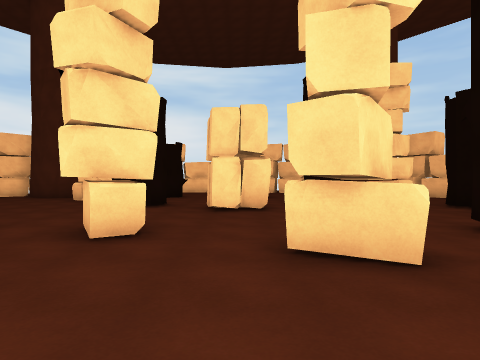
View 1 (above)

23 first-person views from a walk through a 3-D level made in the Unity game engine. The camera is 1.4 m above the floor, looks level and sees 75° across. The floor is counted in squares, 2 m on a side. Each view is taken from the middle of a square. On the plan, view 1 faces up. The plan holds only what a view shows up to about 10 squares ahead; the rest is blank. The place goes on beyond the plan. The player character is not drawn. Some animated figures are not drawn.

View 2
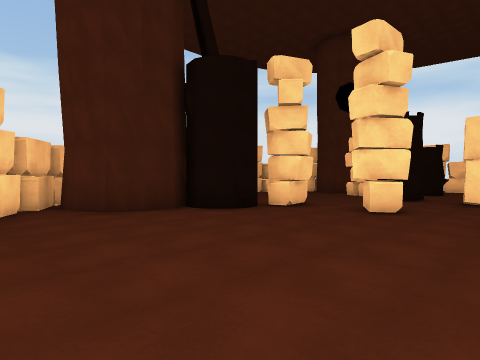

View 3
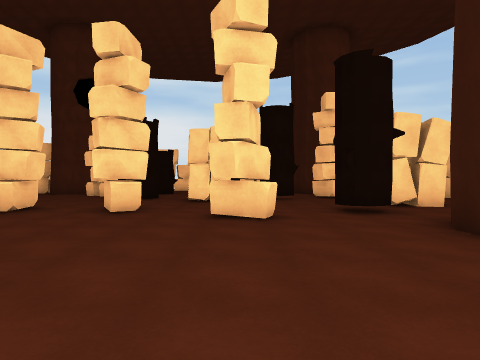

View 4
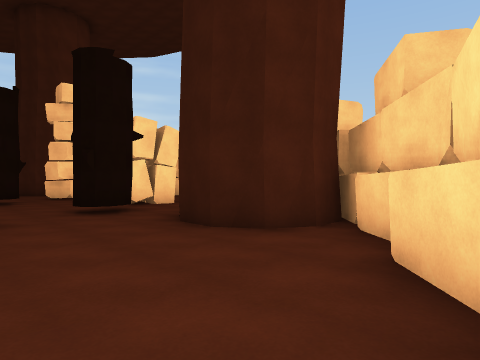

View 5
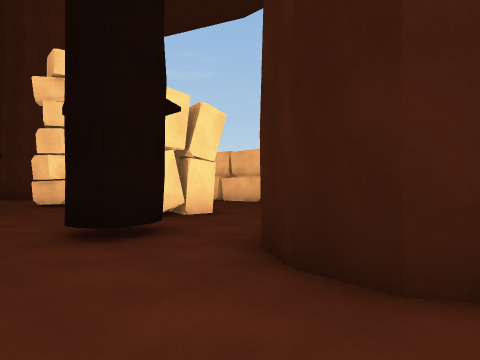

View 6
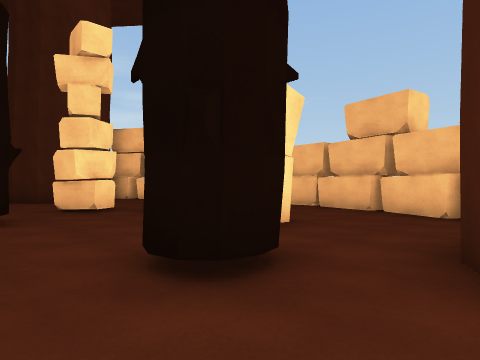

View 7
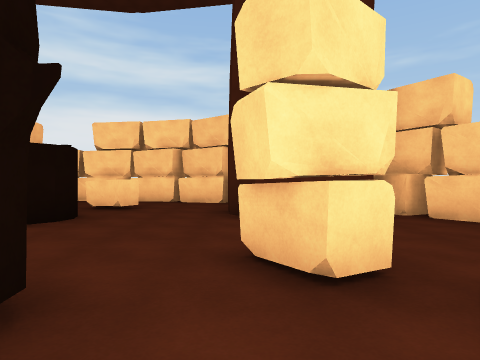

View 8
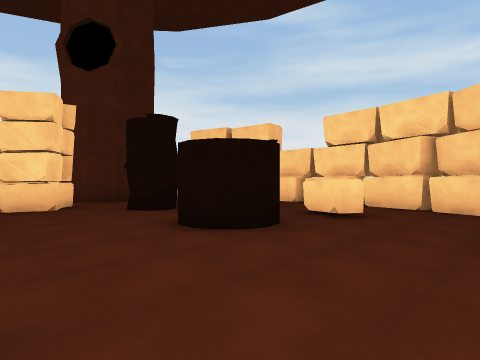

View 9
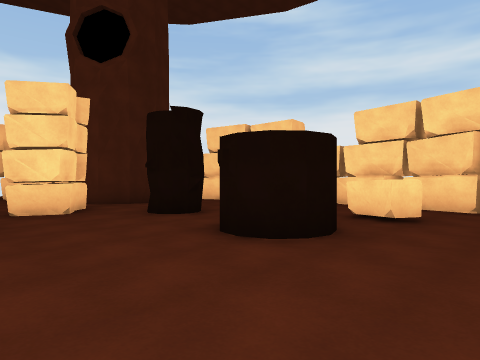

View 10
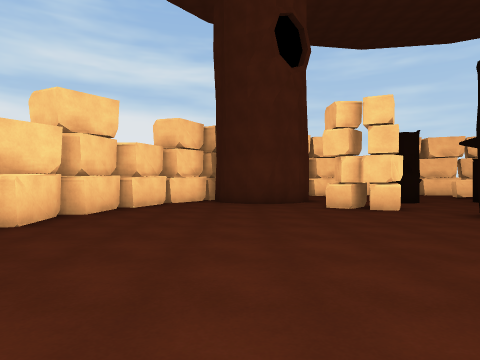

View 11
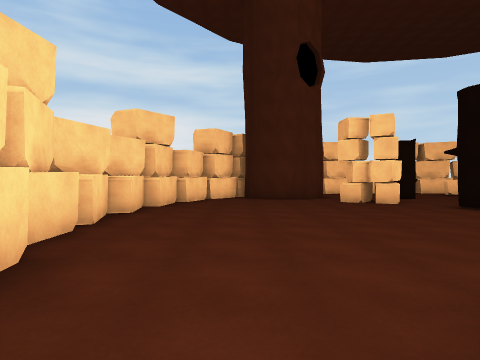

View 12
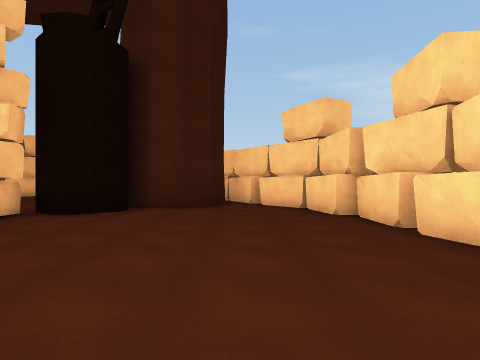

View 13
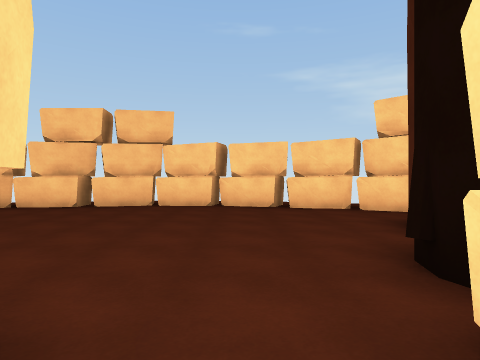

View 14
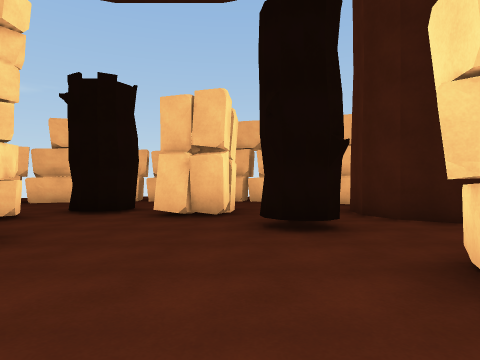

View 15
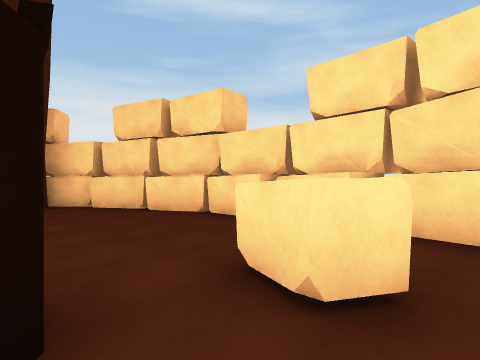

View 16
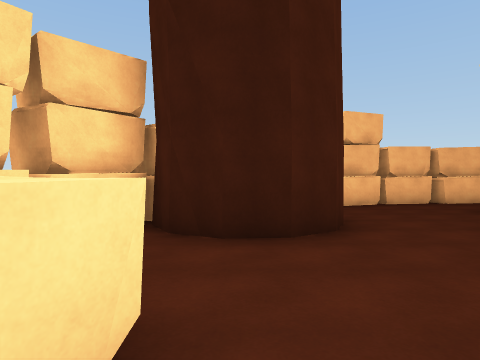

View 17
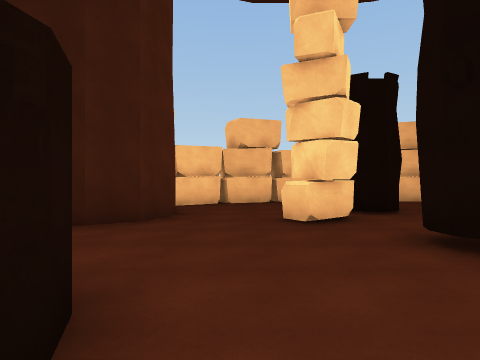

View 18
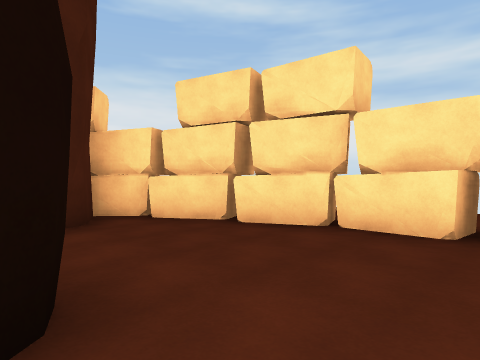

View 19
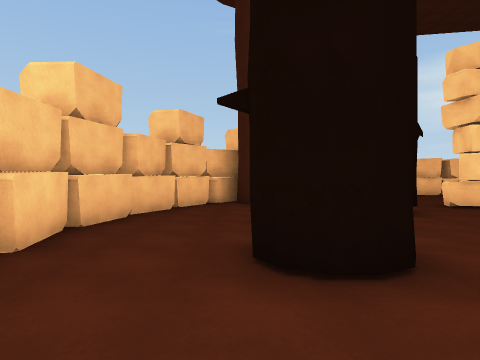

View 20
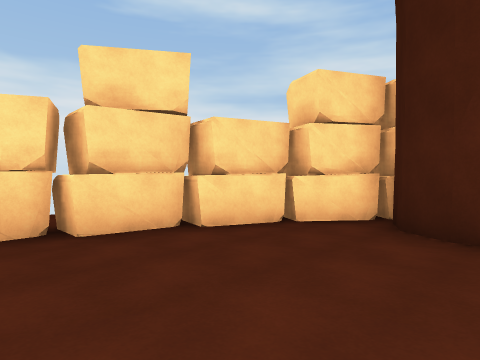

View 21
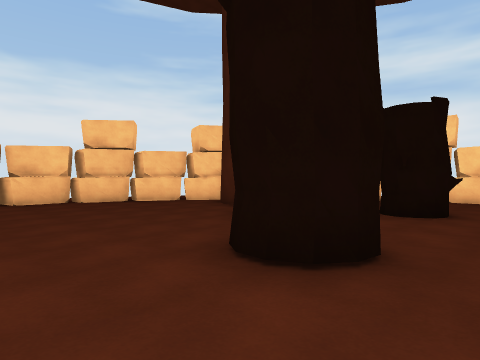

View 22
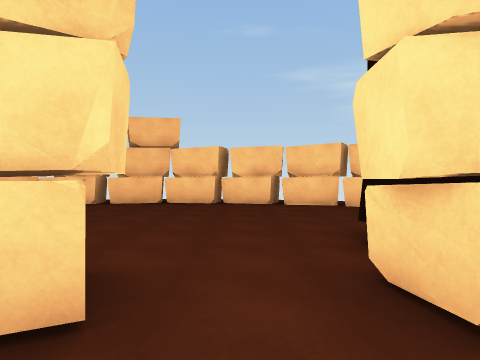

View 23
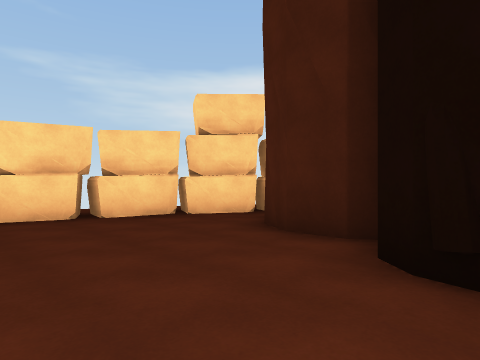

### Floor plan
Key: @ floor where view 1 was taken; # wall or solid block; . floor; = window, fence, low wall or low ledge; ^ raised ledge.
Columns run from 12 left of view 1 to 10 right of it. Each row starts with its distance up from view 1.
 18        ########
 17      ####.....###
 16      ##.........##
 15     ##......=^...#
 14   #####.........#####
 13  ##.###..#..##..###.#
 12  #..........#.......##
 11 ##.....##............#
 10 ##..............#=...##
  9 #........#.......#....#
  8 #........#..#.#...#...#
  7 #...........#.........#
  6 #................##...#
  5 #.........=..........##
  4 #......==.==....#....#
  3 ##.... #.....=.......#
  2  #..####.........##.##
  1  ##.###.........#####
  0   #####.....@....###
 -1    ##.............#
 -2     ##..........###
 -3      ####.....###
 -4         #######

Positions as (right, up) in squares from view 1, and headings:
1: (0, 0), facing up
2: (1, -3), facing up-left
3: (1, -3), facing up
4: (1, -3), facing up-right
5: (2, 0), facing up-right
6: (2, 2), facing up-right
7: (4, 7), facing up
8: (4, 9), facing up-left
9: (3, 9), facing up-left
10: (-8, 3), facing up
11: (-9, 1), facing up
12: (-9, 10), facing down
13: (-3, 5), facing down
14: (-1, 5), facing right
15: (2, 13), facing up-left
16: (0, 14), facing right
17: (-1, 11), facing right
18: (-1, 13), facing up-left
19: (7, 11), facing down
20: (-7, 8), facing up-left
21: (-1, 6), facing up-left
22: (-3, 6), facing down
23: (-2, 3), facing down-left
